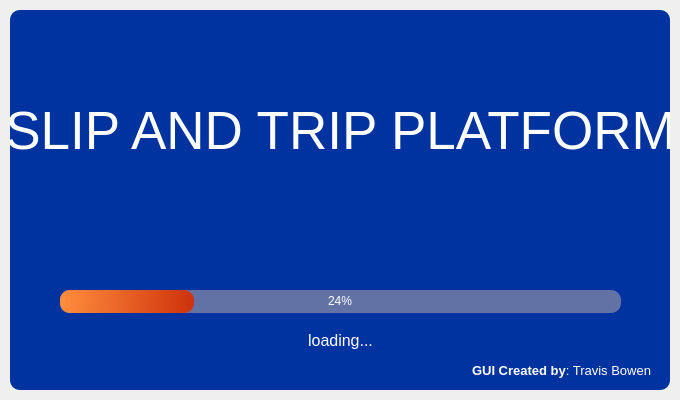
<?xml version="1.0" encoding="UTF-8"?>
<ui version="4.0">
 <class>SplashScreen</class>
 <widget class="QMainWindow" name="SplashScreen">
  <property name="geometry">
   <rect>
    <x>0</x>
    <y>0</y>
    <width>680</width>
    <height>400</height>
   </rect>
  </property>
  <property name="windowTitle">
   <string>MainWindow</string>
  </property>
  <widget class="QWidget" name="centralwidget">
   <layout class="QVBoxLayout" name="verticalLayout">
    <property name="spacing">
     <number>0</number>
    </property>
    <property name="leftMargin">
     <number>10</number>
    </property>
    <property name="topMargin">
     <number>10</number>
    </property>
    <property name="rightMargin">
     <number>10</number>
    </property>
    <property name="bottomMargin">
     <number>10</number>
    </property>
    <item>
     <widget class="QFrame" name="dropShadowFrame">
      <property name="styleSheet">
       <string notr="true">QFrame {
        background-color: rgb(0, 51, 160);
        color: rgb(220, 220, 220);
        border-radius: 10px;
}</string>
      </property>
      <property name="frameShape">
       <enum>QFrame::StyledPanel</enum>
      </property>
      <property name="frameShadow">
       <enum>QFrame::Raised</enum>
      </property>
      <widget class="QLabel" name="label_title">
       <property name="geometry">
        <rect>
         <x>0</x>
         <y>90</y>
         <width>661</width>
         <height>61</height>
        </rect>
       </property>
       <property name="font">
        <font>
         <family>Segoe UI</family>
         <pointsize>40</pointsize>
        </font>
       </property>
       <property name="styleSheet">
        <string notr="true">color:rgb(255,255,255)</string>
       </property>
       <property name="text">
        <string>SLIP AND TRIP PLATFORM</string>
       </property>
       <property name="alignment">
        <set>Qt::AlignCenter</set>
       </property>
      </widget>
      <widget class="QProgressBar" name="progressBar">
       <property name="geometry">
        <rect>
         <x>50</x>
         <y>280</y>
         <width>561</width>
         <height>23</height>
        </rect>
       </property>
       <property name="styleSheet">
        <string notr="true">QProgressBar {

        background-color: rgb(98, 114, 164);
        color: rgb(255, 255, 255);
        border-style: none;
        border-radius: 10px;
        text-align: center;
}
QProgressBar::chunk{
        border-radius: 10px;
        background-color: qlineargradient(spread:pad, x1:0, y1:0.511364, x2:1, y2:0.523, stop:0 rgba(255, 142, 62, 255), stop:1 rgba(206, 50, 11, 255));
}</string>
       </property>
       <property name="value">
        <number>24</number>
       </property>
      </widget>
      <widget class="QLabel" name="label_loading">
       <property name="geometry">
        <rect>
         <x>0</x>
         <y>320</y>
         <width>661</width>
         <height>21</height>
        </rect>
       </property>
       <property name="font">
        <font>
         <family>Segoe UI</family>
         <pointsize>12</pointsize>
        </font>
       </property>
       <property name="styleSheet">
        <string notr="true">color: rgb(255, 255, 255);</string>
       </property>
       <property name="text">
        <string>loading...</string>
       </property>
       <property name="alignment">
        <set>Qt::AlignCenter</set>
       </property>
      </widget>
      <widget class="QLabel" name="label_credits">
       <property name="geometry">
        <rect>
         <x>20</x>
         <y>350</y>
         <width>621</width>
         <height>21</height>
        </rect>
       </property>
       <property name="font">
        <font>
         <family>Segoe UI</family>
         <pointsize>10</pointsize>
        </font>
       </property>
       <property name="styleSheet">
        <string notr="true">color: rgb(255, 255, 255);</string>
       </property>
       <property name="text">
        <string>&lt;strong&gt; GUI Created by&lt;/strong&gt;: Travis Bowen</string>
       </property>
       <property name="alignment">
        <set>Qt::AlignRight|Qt::AlignTrailing|Qt::AlignVCenter</set>
       </property>
      </widget>
      <widget class="QLabel" name="picture">
       <property name="enabled">
        <bool>true</bool>
       </property>
       <property name="geometry">
        <rect>
         <x>280</x>
         <y>170</y>
         <width>91</width>
         <height>101</height>
        </rect>
       </property>
       <property name="text">
        <string>&lt;html&gt;&lt;head/&gt;&lt;body&gt;&lt;p&gt;&lt;img src=&quot;:/newPrefix/rsz_1logo2.png&quot;/&gt;&lt;/p&gt;&lt;/body&gt;&lt;/html&gt;</string>
       </property>
       <property name="scaledContents">
        <bool>false</bool>
       </property>
      </widget>
     </widget>
    </item>
   </layout>
  </widget>
 </widget>
 <resources>
  <include location="Logo.qrc"/>
 </resources>
 <connections/>
</ui>
